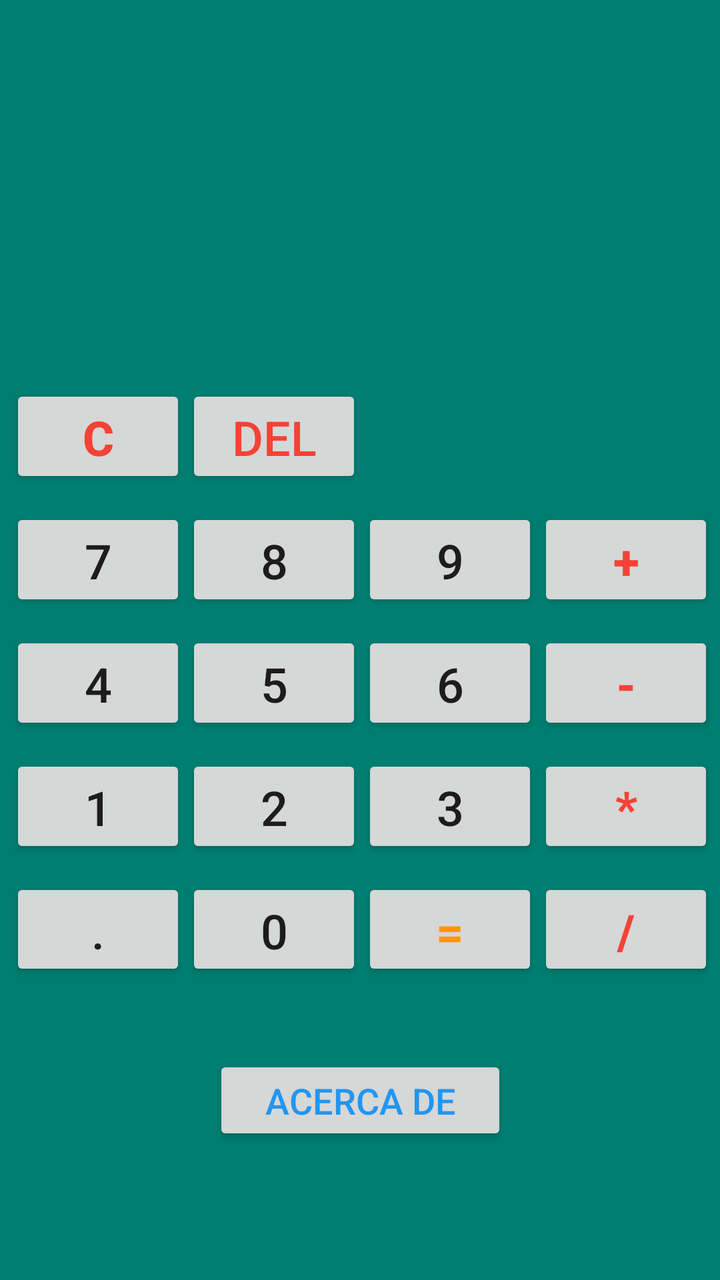
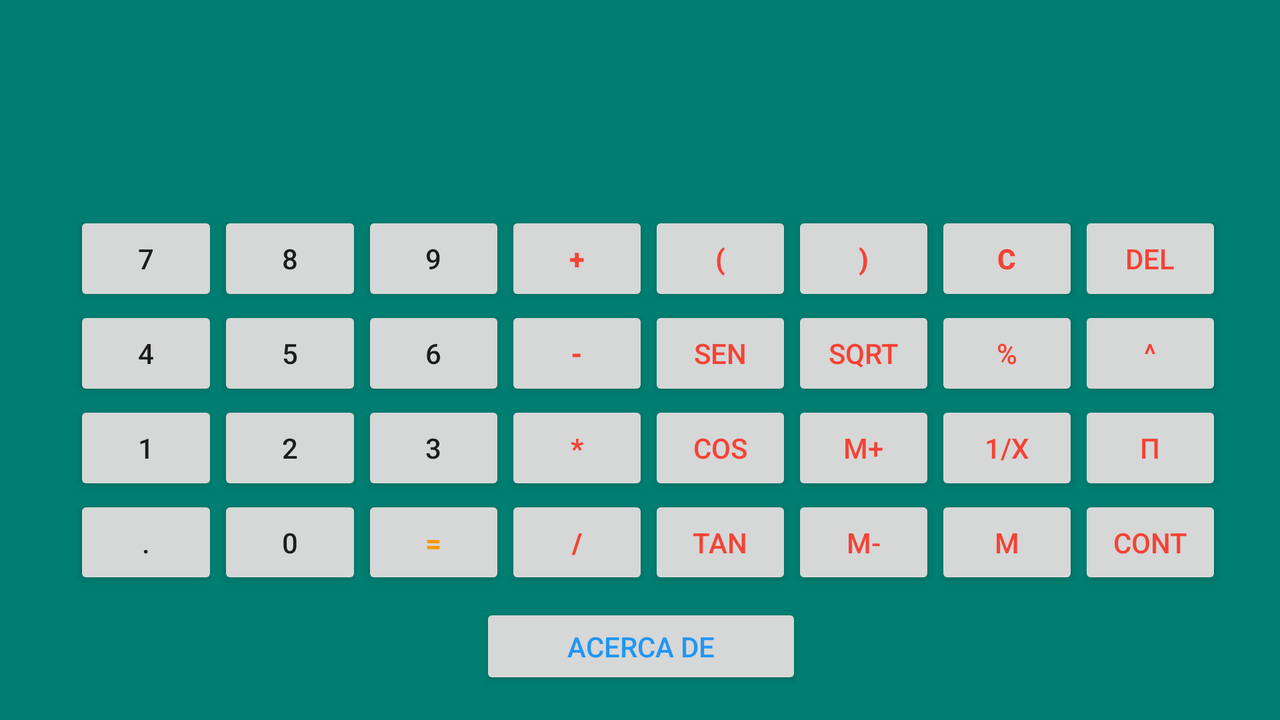

First picture: res/layout/ on a phone held upright. Second picture: the repository's own variant of that layout, on a device whose configuration matches the variant's folder. Source for both follows.
<!-- AndroidManifest.xml: application theme AppTheme -->
<!-- res/layout/activity_main.xml -->
<?xml version="1.0" encoding="utf-8"?>
<androidx.constraintlayout.widget.ConstraintLayout xmlns:android="http://schemas.android.com/apk/res/android"
    xmlns:app="http://schemas.android.com/apk/res-auto"
    xmlns:tools="http://schemas.android.com/tools"
    android:layout_width="match_parent"
    android:layout_height="match_parent"
    android:background="#007E71"
    tools:context=".MainActivity">

    <TextView
        android:id="@+id/disp"
        android:layout_width="351dp"
        android:layout_height="84dp"
        android:layout_marginStart="8dp"
        android:layout_marginLeft="8dp"
        android:layout_marginEnd="8dp"
        android:layout_marginRight="8dp"
        android:layout_marginBottom="16dp"
        android:background="#00FFFFFF"
        android:gravity="bottom|start"
        android:textAlignment="inherit"
        android:textSize="36sp"
        android:textStyle="bold"
        app:layout_constraintBottom_toTopOf="@+id/tableLayout"
        app:layout_constraintEnd_toEndOf="parent"
        app:layout_constraintStart_toStartOf="parent"
        app:layout_constraintTop_toBottomOf="@+id/disp2" />

    <TextView
        android:id="@+id/disp2"
        android:layout_width="351dp"
        android:layout_height="49dp"
        android:layout_marginStart="8dp"
        android:layout_marginLeft="8dp"
        android:layout_marginTop="50dp"
        android:layout_marginEnd="8dp"
        android:layout_marginRight="8dp"
        android:layout_marginBottom="8dp"
        android:background="#00FFFFFF"
        android:gravity="bottom|start"
        android:textAlignment="inherit"
        android:textSize="36sp"
        android:textStyle="bold"
        app:layout_constraintBottom_toTopOf="@+id/disp"
        app:layout_constraintEnd_toEndOf="parent"
        app:layout_constraintStart_toStartOf="parent"
        app:layout_constraintTop_toTopOf="parent" />

    <TableLayout
        android:id="@+id/tableLayout"
        android:layout_width="350dp"
        android:layout_height="308dp"
        android:layout_marginStart="8dp"
        android:layout_marginLeft="8dp"
        android:layout_marginTop="8dp"
        android:layout_marginEnd="8dp"
        android:layout_marginRight="8dp"
        android:layout_marginBottom="50dp"
        app:layout_constraintBottom_toTopOf="@+id/about"
        app:layout_constraintEnd_toEndOf="parent"
        app:layout_constraintStart_toStartOf="parent"
        app:layout_constraintTop_toBottomOf="@+id/disp"
        android:layout_weight="1">

        <TableRow
            android:layout_width="match_parent"
            android:layout_height="match_parent"
            android:layout_marginBottom="10dp"
            android:layout_weight="1">

            <Button
                android:id="@+id/blimp"
                android:layout_width="wrap_content"
                android:layout_height="wrap_content"
                android:onClick="limp"
                android:text="C"
                android:textColor="#F44336"
                android:textSize="24sp"
                android:textStyle="bold" />

            <Button
                android:id="@+id/bbor"
                android:layout_width="wrap_content"
                android:layout_height="wrap_content"
                android:onClick="borra"
                android:text="DEL"
                android:textColor="#F44336"
                android:textSize="24sp" />
        </TableRow>

        <TableRow
            android:layout_width="wrap_content"
            android:layout_height="match_parent"
            android:layout_marginBottom="10dp"
            android:layout_weight="1">

            <Button
                android:id="@+id/b7"
                android:layout_width="match_parent"
                android:layout_height="wrap_content"
                android:onClick="bot7"
                android:text="7"
                android:textSize="24sp" />

            <Button
                android:id="@+id/b8"
                android:layout_width="match_parent"
                android:layout_height="wrap_content"
                android:onClick="bot8"
                android:text="8"
                android:textSize="24sp" />

            <Button
                android:id="@+id/b9"
                android:layout_width="match_parent"
                android:layout_height="wrap_content"
                android:onClick="bot9"
                android:text="9"
                android:textSize="24sp" />

            <Button
                android:id="@+id/sum"
                android:layout_width="match_parent"
                android:layout_height="wrap_content"
                android:onClick="suma"
                android:text="+"
                android:textColor="#F44336"
                android:textSize="24sp"
                android:textStyle="bold" />

        </TableRow>

        <TableRow
            android:layout_width="wrap_content"
            android:layout_height="match_parent"
            android:layout_marginBottom="10dp"
            android:layout_weight="1">

            <Button
                android:id="@+id/b4"
                android:layout_width="match_parent"
                android:layout_height="wrap_content"
                android:onClick="bot4"
                android:text="4"
                android:textSize="24sp" />

            <Button
                android:id="@+id/b5"
                android:layout_width="match_parent"
                android:layout_height="wrap_content"
                android:onClick="bot5"
                android:text="5"
                android:textSize="24sp" />

            <Button
                android:id="@+id/b6"
                android:layout_width="match_parent"
                android:layout_height="wrap_content"
                android:onClick="bot6"
                android:text="6"
                android:textSize="24sp" />

            <Button
                android:id="@+id/rest"
                android:layout_width="match_parent"
                android:layout_height="wrap_content"
                android:onClick="resta"
                android:text="-"
                android:textColor="#F44336"
                android:textSize="24sp"
                android:textStyle="bold" />
        </TableRow>

        <TableRow
            android:layout_width="wrap_content"
            android:layout_height="match_parent"
            android:layout_marginBottom="10dp"
            android:layout_weight="1">

            <Button
                android:id="@+id/b1"
                android:layout_width="match_parent"
                android:layout_height="wrap_content"
                android:onClick="bot1"
                android:text="1"
                android:textSize="24sp" />

            <Button
                android:id="@+id/b2"
                android:layout_width="match_parent"
                android:layout_height="wrap_content"
                android:onClick="bot2"
                android:text="2"
                android:textSize="24sp" />

            <Button
                android:id="@+id/b3"
                android:layout_width="match_parent"
                android:layout_height="wrap_content"
                android:onClick="bot3"
                android:text="3"
                android:textSize="24sp" />

            <Button
                android:id="@+id/mult"
                android:layout_width="match_parent"
                android:layout_height="wrap_content"
                android:onClick="multi"
                android:text="*"
                android:textColor="#F44336"
                android:textSize="24sp"
                android:textStyle="bold" />
        </TableRow>

        <TableRow
            android:layout_width="wrap_content"
            android:layout_height="wrap_content"
            android:layout_marginBottom="10dp"
            android:layout_weight="1">

            <Button
                android:id="@+id/bp"
                android:layout_width="wrap_content"
                android:layout_height="match_parent"
                android:onClick="botpunt"
                android:text="."
                android:textSize="24sp" />

            <Button
                android:id="@+id/b0"
                android:layout_width="match_parent"
                android:layout_height="wrap_content"
                android:onClick="bot0"
                android:text="0"
                android:textSize="24sp" />

            <Button
                android:id="@+id/op4"
                android:layout_width="match_parent"
                android:layout_height="wrap_content"
                android:onClick="igual"
                android:text="="
                android:textColor="#FF9800"
                android:textSize="24sp"
                android:textStyle="bold" />

            <Button
                android:id="@+id/div"
                android:layout_width="match_parent"
                android:layout_height="wrap_content"
                android:onClick="divi"
                android:text="/"
                android:textColor="#F44336"
                android:textSize="24sp"
                android:textStyle="bold" />
        </TableRow>

    </TableLayout>

    <Button
        android:id="@+id/about"
        android:layout_width="147dp"
        android:layout_height="45dp"
        android:layout_marginStart="8dp"
        android:layout_marginLeft="8dp"
        android:layout_marginTop="550dp"
        android:layout_marginEnd="8dp"
        android:layout_marginRight="8dp"
        android:layout_marginBottom="90dp"
        android:onClick="acercade"
        android:text="@string/acerca_de"
        android:textColor="#2196F3"
        android:textSize="18sp"
        app:layout_constraintBottom_toBottomOf="parent"
        app:layout_constraintEnd_toEndOf="parent"
        app:layout_constraintStart_toStartOf="parent"
        app:layout_constraintTop_toTopOf="parent" />

</androidx.constraintlayout.widget.ConstraintLayout>
<!-- resources referenced by this layout -->
<resources>
  <string name="acerca_de">Acerca De</string>
  <style name="AppTheme" parent="Theme.AppCompat.Light.DarkActionBar" style="?android:attr/buttonBarButtonStyle">
          
          <item name="colorPrimary">@color/colorPrimary</item>
          <item name="colorPrimaryDark">@color/colorPrimaryDark</item>
          <item name="colorAccent">@color/colorAccent</item>
  
  
      </style>
</resources>
<!-- res/layout-land/activity_main.xml (the repository's variant of the layout above) -->
<!-- drawn on the phone turned sideways -->
<?xml version="1.0" encoding="utf-8"?>
<androidx.constraintlayout.widget.ConstraintLayout xmlns:android="http://schemas.android.com/apk/res/android"
    xmlns:app="http://schemas.android.com/apk/res-auto"
    xmlns:tools="http://schemas.android.com/tools"
    android:layout_width="match_parent"
    android:layout_height="match_parent"
    android:background="#007E71"
    tools:context=".MainActivity">

    <TextView
        android:id="@+id/disp"
        android:layout_width="574dp"
        android:layout_height="36dp"
        android:layout_marginStart="8dp"
        android:layout_marginLeft="8dp"
        android:layout_marginEnd="8dp"
        android:layout_marginRight="8dp"
        android:layout_marginBottom="8dp"
        android:layout_weight="1"
        android:background="#00FFFFFF"
        android:gravity="bottom|start"
        android:textAlignment="inherit"
        android:textSize="24sp"
        android:textStyle="bold"
        app:layout_constraintBottom_toTopOf="@+id/tableLayout"
        app:layout_constraintEnd_toEndOf="parent"
        app:layout_constraintHorizontal_bias="0.492"
        app:layout_constraintStart_toStartOf="parent"
        app:layout_constraintTop_toBottomOf="@+id/disp2" />

    <TextView
        android:id="@+id/disp2"
        android:layout_width="574dp"
        android:layout_height="32dp"
        android:layout_marginStart="8dp"
        android:layout_marginLeft="8dp"
        android:layout_marginTop="8dp"
        android:layout_marginEnd="8dp"
        android:layout_marginRight="8dp"
        android:layout_weight="1"
        android:background="#00FFFFFF"
        android:gravity="bottom|end"
        android:textAlignment="inherit"
        android:textSize="12sp"
        app:layout_constraintBottom_toTopOf="@+id/disp"
        app:layout_constraintEnd_toEndOf="parent"
        app:layout_constraintStart_toStartOf="parent"
        app:layout_constraintTop_toTopOf="parent" />

    <TableLayout
        android:id="@+id/tableLayout"
        android:layout_width="574dp"
        android:layout_height="189dp"
        android:layout_marginStart="8dp"
        android:layout_marginLeft="8dp"
        app:layout_constraintBottom_toTopOf="@+id/about"
        app:layout_constraintEnd_toEndOf="parent"
        app:layout_constraintStart_toStartOf="parent"
        app:layout_constraintTop_toBottomOf="@+id/disp">

        <TableRow
            android:layout_width="match_parent"
            android:layout_height="match_parent"
            android:layout_marginBottom="0dp"
            android:layout_weight="1">

            <Button
                android:id="@+id/b7"
                android:layout_width="54dp"
                android:layout_height="match_parent"
                android:layout_weight="1"
                android:onClick="bot7"
                android:text="7"
                android:textSize="14sp" />

            <Button
                android:id="@+id/b8"
                android:layout_width="match_parent"
                android:layout_height="wrap_content"
                android:layout_weight="1"
                android:onClick="bot8"
                android:text="8"
                android:textSize="14sp" />

            <Button
                android:id="@+id/b9"
                android:layout_width="match_parent"
                android:layout_height="wrap_content"
                android:layout_weight="1"
                android:onClick="bot9"
                android:text="9"
                android:textSize="14sp" />

            <Button
                android:id="@+id/sum"
                android:layout_width="match_parent"
                android:layout_height="wrap_content"
                android:layout_weight="1"
                android:onClick="suma"
                android:text="+"
                android:textColor="#F44336"
                android:textSize="14sp"
                android:textStyle="bold" />

            <Button
                android:id="@+id/para"
                android:layout_width="match_parent"
                android:layout_height="wrap_content"
                android:layout_weight="1"
                android:onClick="parab"
                android:text="@string/parab"
                android:textColor="#F44336"
                android:textSize="14sp"
                android:textStyle="bold" />

            <Button
                android:id="@+id/parc"
                android:layout_width="match_parent"
                android:layout_height="wrap_content"
                android:layout_weight="1"
                android:onClick="parcer"
                android:text=")"
                android:textColor="#F44336"
                android:textSize="14sp"
                android:textStyle="bold" />

            <Button
                android:id="@+id/blimp"
                android:layout_width="wrap_content"
                android:layout_height="wrap_content"
                android:layout_weight="1"
                android:onClick="limp"
                android:text="C"
                android:textColor="#F44336"
                android:textSize="14sp"
                android:textStyle="bold" />

            <Button
                android:id="@+id/bbor"
                android:layout_width="76dp"
                android:layout_height="match_parent"
                android:layout_weight="1"
                android:onClick="borra"
                android:text="DEL"
                android:textColor="#F44336"
                android:textSize="14sp" />

        </TableRow>

        <TableRow
            android:layout_width="wrap_content"
            android:layout_height="match_parent"
            android:layout_marginBottom="0dp"
            android:layout_weight="1">

            <Button
                android:id="@+id/b4"
                android:layout_width="74dp"
                android:layout_height="wrap_content"
                android:layout_weight="1"
                android:onClick="bot4"
                android:text="4"
                android:textSize="14sp" />

            <Button
                android:id="@+id/b5"
                android:layout_width="match_parent"
                android:layout_height="wrap_content"
                android:layout_weight="1"
                android:onClick="bot5"
                android:text="5"
                android:textSize="14sp" />

            <Button
                android:id="@+id/b6"
                android:layout_width="match_parent"
                android:layout_height="wrap_content"
                android:layout_weight="1"
                android:onClick="bot6"
                android:text="6"
                android:textSize="14sp" />

            <Button
                android:id="@+id/rest"
                android:layout_width="match_parent"
                android:layout_height="wrap_content"
                android:layout_weight="1"
                android:onClick="resta"
                android:text="-"
                android:textColor="#F44336"
                android:textSize="14sp"
                android:textStyle="bold" />

            <Button
                android:id="@+id/sen"
                android:layout_width="match_parent"
                android:layout_height="wrap_content"
                android:layout_weight="1"
                android:onClick="sen"
                android:text="sen"
                android:textColor="#F44336"
                android:textSize="14sp"
                android:textStyle="normal" />

            <Button
                android:id="@+id/sqrt"
                android:layout_width="match_parent"
                android:layout_height="wrap_content"
                android:layout_weight="1"
                android:onClick="sqrt"
                android:text="sqrt"
                android:textColor="#F44336"
                android:textSize="14sp"
                android:textStyle="normal" />

            <Button
                android:id="@+id/porcen"
                android:layout_width="match_parent"
                android:layout_height="wrap_content"
                android:layout_weight="1"
                android:onClick="porcen"
                android:text="%"
                android:textColor="#F44336"
                android:textSize="14sp"
                android:textStyle="normal" />

            <Button
                android:id="@+id/pot"
                android:layout_width="match_parent"
                android:layout_height="wrap_content"
                android:layout_weight="1"
                android:onClick="expo"
                android:text="^"
                android:textColor="#F44336"
                android:textSize="14sp"
                android:textStyle="normal" />

        </TableRow>

        <TableRow
            android:layout_width="wrap_content"
            android:layout_height="match_parent"
            android:layout_marginBottom="0dp"
            android:layout_weight="1">

            <Button
                android:id="@+id/b1"
                android:layout_width="match_parent"
                android:layout_height="wrap_content"
                android:layout_weight="1"
                android:onClick="bot1"
                android:text="1"
                android:textSize="14sp" />

            <Button
                android:id="@+id/b2"
                android:layout_width="match_parent"
                android:layout_height="wrap_content"
                android:layout_weight="1"
                android:onClick="bot2"
                android:text="2"
                android:textSize="14sp" />

            <Button
                android:id="@+id/b3"
                android:layout_width="match_parent"
                android:layout_height="wrap_content"
                android:layout_weight="1"
                android:onClick="bot3"
                android:text="3"
                android:textSize="14sp" />

            <Button
                android:id="@+id/mult"
                android:layout_width="match_parent"
                android:layout_height="wrap_content"
                android:layout_weight="1"
                android:onClick="multi"
                android:text="*"
                android:textColor="#F44336"
                android:textSize="14sp"
                android:textStyle="bold" />

            <Button
                android:id="@+id/cos"
                android:layout_width="match_parent"
                android:layout_height="wrap_content"
                android:layout_weight="1"
                android:onClick="cos"
                android:text="cos"
                android:textColor="#F44336"
                android:textSize="14sp"
                android:textStyle="normal" />

            <Button
                android:id="@+id/memag"
                android:layout_width="match_parent"
                android:layout_height="wrap_content"
                android:layout_weight="1"
                android:onClick="memag"
                android:text="M+"
                android:textColor="#F44336"
                android:textSize="14sp"
                android:textStyle="normal" />

            <Button
                android:id="@+id/inv"
                android:layout_width="match_parent"
                android:layout_height="wrap_content"
                android:layout_weight="1"
                android:onClick="inv"
                android:text="1/x"
                android:textColor="#F44336"
                android:textSize="14sp"
                android:textStyle="normal" />

            <Button
                android:id="@+id/pi"
                android:layout_width="match_parent"
                android:layout_height="wrap_content"
                android:layout_weight="1"
                android:onClick="pi"
                android:text="π"
                android:textColor="#F44336"
                android:textSize="14sp"
                android:textStyle="normal" />

        </TableRow>

        <TableRow
            android:layout_width="wrap_content"
            android:layout_height="match_parent"
            android:layout_marginBottom="0dp"
            android:layout_weight="1">

            <Button
                android:id="@+id/bp"
                android:layout_width="wrap_content"
                android:layout_height="match_parent"
                android:layout_weight="1"
                android:onClick="botpunt"
                android:text="."
                android:textSize="14sp" />

            <Button
                android:id="@+id/b0"
                android:layout_width="match_parent"
                android:layout_height="wrap_content"
                android:layout_weight="1"
                android:onClick="bot0"
                android:text="0"
                android:textSize="14sp" />

            <Button
                android:id="@+id/op4"
                android:layout_width="match_parent"
                android:layout_height="wrap_content"
                android:layout_weight="1"
                android:onClick="igual"
                android:text="="
                android:textColor="#FF9800"
                android:textSize="14sp"
                android:textStyle="bold" />

            <Button
                android:id="@+id/div"
                android:layout_width="match_parent"
                android:layout_height="wrap_content"
                android:layout_weight="1"
                android:onClick="divi"
                android:text="/"
                android:textColor="#F44336"
                android:textSize="14sp"
                android:textStyle="bold" />

            <Button
                android:id="@+id/tan"
                android:layout_width="match_parent"
                android:layout_height="wrap_content"
                android:layout_weight="1"
                android:onClick="tan"
                android:text="tan"
                android:textColor="#F44336"
                android:textSize="14sp"
                android:textStyle="normal" />

            <Button
                android:id="@+id/menbo"
                android:layout_width="match_parent"
                android:layout_height="wrap_content"
                android:layout_weight="1"
                android:onClick="divi"
                android:text="M-"
                android:textColor="#F44336"
                android:textSize="14sp"
                android:textStyle="normal" />


            <Button
                android:id="@+id/mem"
                android:layout_width="wrap_content"
                android:layout_height="match_parent"
                android:layout_weight="1"
                android:onClick="memag"
                android:text="M"
                android:textColor="#F44336"
                android:textSize="14sp"
                android:textStyle="normal" />

            <Button
                android:id="@+id/cont"
                android:layout_width="wrap_content"
                android:layout_height="match_parent"
                android:layout_weight="1"
                android:onClick="divi"
                android:text="cont"
                android:textColor="#F44336"
                android:textSize="14sp"
                android:textStyle="normal" />

        </TableRow>

    </TableLayout>

    <Button
        android:id="@+id/about"
        android:layout_width="161dp"
        android:layout_height="43dp"
        android:layout_marginStart="8dp"
        android:layout_marginLeft="8dp"
        android:layout_marginEnd="8dp"
        android:layout_marginRight="8dp"
        android:layout_marginBottom="8dp"
        android:onClick="acercade"
        android:text="@string/acerca_de"
        android:textColor="#2196F3"
        android:textSize="14sp"
        app:layout_constraintBottom_toBottomOf="parent"
        app:layout_constraintEnd_toEndOf="parent"
        app:layout_constraintHorizontal_bias="0.501"
        app:layout_constraintStart_toStartOf="parent"
        app:layout_constraintTop_toBottomOf="@+id/tableLayout" />

</androidx.constraintlayout.widget.ConstraintLayout>
<!-- resources referenced by the variant -->
<!-- as the phone turned sideways resolves them -->
<resources>
  <string name="acerca_de">Acerca De</string>
  <string name="parab" translatable="false">(</string>
  <style name="AppTheme" parent="Theme.AppCompat.Light.DarkActionBar" style="?android:attr/buttonBarButtonStyle">
          
          <item name="colorPrimary">@color/colorPrimary</item>
          <item name="colorPrimaryDark">@color/colorPrimaryDark</item>
          <item name="colorAccent">@color/colorAccent</item>
  
  
      </style>
</resources>
